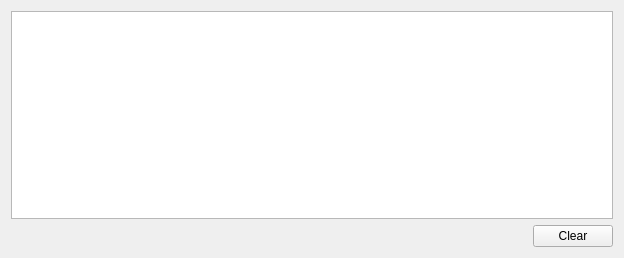
<?xml version="1.0" encoding="UTF-8"?>
<ui version="4.0">
 <class>DSCommitSyncLog</class>
 <widget class="QFrame" name="DSCommitSyncLog">
  <property name="geometry">
   <rect>
    <x>0</x>
    <y>0</y>
    <width>624</width>
    <height>258</height>
   </rect>
  </property>
  <property name="windowTitle">
   <string>Frame</string>
  </property>
  <layout class="QVBoxLayout" name="verticalLayout">
   <item>
    <widget class="QTextEdit" name="w_text_edit">
     <property name="minimumSize">
      <size>
       <width>600</width>
       <height>0</height>
      </size>
     </property>
     <property name="undoRedoEnabled">
      <bool>false</bool>
     </property>
     <property name="readOnly">
      <bool>true</bool>
     </property>
    </widget>
   </item>
   <item>
    <layout class="QHBoxLayout" name="horizontalLayout">
     <item>
      <spacer name="horizontalSpacer">
       <property name="orientation">
        <enum>Qt::Orientation::Horizontal</enum>
       </property>
       <property name="sizeHint" stdset="0">
        <size>
         <width>40</width>
         <height>20</height>
        </size>
       </property>
      </spacer>
     </item>
     <item>
      <widget class="QPushButton" name="w_clear_button">
       <property name="text">
        <string>Clear</string>
       </property>
      </widget>
     </item>
    </layout>
   </item>
  </layout>
 </widget>
 <resources/>
 <connections/>
</ui>
